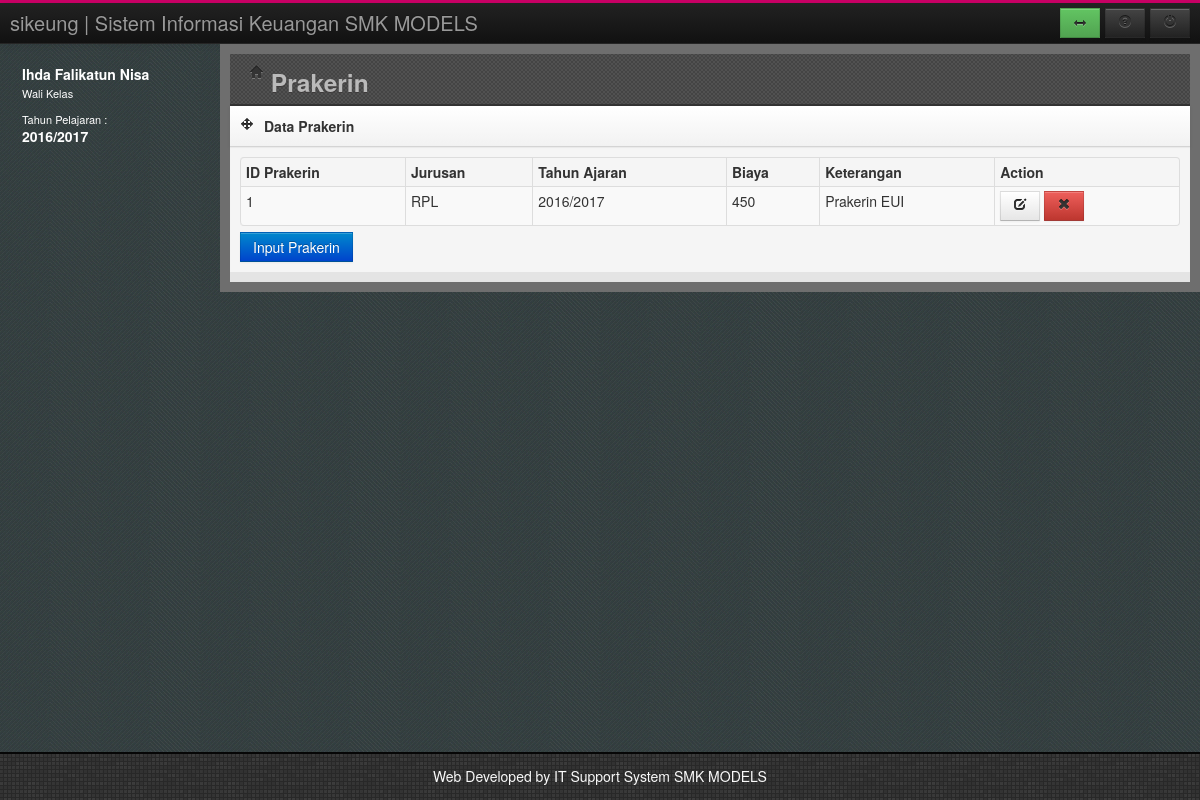
Screenshot of /index.php?page=prakerin (signed in) with the database file from the repository.
### tables this page shows
CREATE TABLE `tahunjar` (
  `TahunAkademik` varchar(20) NOT NULL,
  `Status` varchar(20) DEFAULT NULL,
  PRIMARY KEY (`TahunAkademik`)
);

CREATE TABLE `prakerin` (
  `kodeprakerin` int(11) NOT NULL AUTO_INCREMENT,
  `Kode_jur` int(11) DEFAULT NULL,
  `TahunAjaran` varchar(11) DEFAULT NULL,
  `Biaya` int(11) DEFAULT NULL,
  `Keterangan` varchar(50) DEFAULT NULL,
  PRIMARY KEY (`kodeprakerin`)
);

CREATE TABLE `jurusan` (
  `KODE_JUR` int(11) NOT NULL AUTO_INCREMENT,
  `NAMA_JUR` varchar(50) DEFAULT NULL,
  PRIMARY KEY (`KODE_JUR`)
);

### prakerin.php (the view, shortened to what this page needs)
<header class="head">
	<div class="main-bar">
		<h3><i class="icon-home"></i> Prakerin</h3>
	</div>
</header>
<div class="row-fluid">
	<div class="span12">
		<div class="box">
			<header>
				<div class="icons"><i class="icon-move"></i></div>
				<h5>Data Prakerin</h5>
			</header>
			<div id="collapse4" class="body">
				<table id="dataTable" class="table table-bordered table-condensed table-hover table-striped">
					<thead>
						<tr>
							<th>ID Prakerin</th>
                                                        <th>Jurusan</th>
							<th>Tahun Ajaran</th>
							<th>Biaya</th>
							<th>Keterangan</th>
							<th>Action</th>
						</tr>
					</thead>
					<tbody>
					<?php
					$sql = "SELECT a.kodeprakerin,b.NAMA_JUR,a.TahunAjaran,a.Biaya,a.Keterangan,b.KODE_JUR
                                        FROM prakerin a, jurusan b
                                        WHERE a.Kode_jur = b.KODE_JUR and tahunajaran='$TahunAktif'";
					$rw=mysql_query($sql);
					while($rs=mysql_fetch_array($rw))
					{
					?>
						<tr>
							<td><?php echo $rs[0]; ?></td>
							<td><?php echo $rs[1]; ?></td>
							<td><?php echo $rs[2]; ?></td>
                                                        <td><?php echo $rs[3]; ?></td>
							<td><?php echo $rs[4]; ?></td>
							<td>
								<a href="?page=addprakerin&act=1&id=<?php echo $rs[0]; ?>"><button class="btn edit"><i class="icon-edit"></i></button></a>
								<a href="hapusprakerin.php?id=<?php echo $rs[0]; ?>"><button class="btn btn-danger remove"><i class="icon-remove"></i></button></a>
							</td>
						</tr>
					<?php
					}
					?>
					</tbody>
				</table>
				<a href="?page=addprakerin&act=0">
					<input type="submit" value="Input Prakerin" class="btn btn-primary">
				</a>
			</div>
		</div>
	</div>
</div>

### usersesion.php
<div class="media user-media hidden-phone">
	<div class="media-body hidden-tablet">
		<h5 class="media-heading"><?php echo $LogNamaUser;?></h5>
		<ul class="unstyled user-info">
			<li><?php echo $LogHak;?><br/><br/></li>
			<li>Tahun Pelajaran : <br/>
				<h5 class="media-heading"><?php echo $TahunAktif ;?></h5>
			</li>
		</ul>
	</div>
</div>

### assets/css/style.css (style rules this page uses)
html, body { height: 100%; }
.head { height: 40px; padding-bottom: 10px; *zoom: 1; }
.head:before, .head:after { display: table; content: ""; line-height: 0; }
.head:after { clear: both; }
.head .main-bar { margin-left: 20px; position: relative; }
#left .user-media { color: #fff; padding: 20px 0 20px 10px; }
#left .user-media .media-body { float: left; margin-left: 12px; }
#left .user-media .media-body h5 { margin-bottom: 3px; }
#left .user-media .media-body .user-info li { line-height: 13px; font-size: 11px; }
.head { background-color: #444444; background-image: url("../img/bg.png"); background-repeat: repeat; border-bottom: 2px solid #333333; }
.head .main-bar h3 { color: #BABABA; line-height: 29px; text-shadow: 0 1px 0 rgba(51, 47, 47, 0.6); }
.box { margin-bottom: 10px; position: relative; width: 100%; }
.box header { background-color: #fafafa; background-image: -moz-linear-gradient(top, #ffffff, #f2f2f2); background-image: -webkit-gradient(linear, 0 0, 0 100%, from(#ffffff), to(#f2f2f2)); background-image: -webkit-linear-gradient(top, #ffffff, #f2f2f2); background-image: -o-linear-gradient(top, #ffffff, #f2f2f2); background-image: linear-gradient(to bottom, #ffffff, #f2f2f2); background-repeat: repeat-x; filter: progid:DXImageTransform.Microsoft.gradient(startColorstr='#ffffffff', endColorstr='#fff2f2f2', GradientType=0); border-bottom: 1px solid #d4d4d4; -webkit-box-shadow: 0 1px 4px rgba(0, 0, 0, 0.065); -moz-box-shadow: 0 1px 4px rgba(0, 0, 0, 0.065); box-shadow: 0 1px 4px rgba(0, 0, 0, 0.065); *zoom: 1; }
.box header:before, .box header:after { display: table; content: ""; line-height: 0; }
.box header:after { clear: both; }
.box header .icons, .box header h5 { float: left; margin: 0; }
.box header .icons { float: left; display: block; padding: 10px 5px 10px 10px; }
.box header h5 { margin: 10px 0 10px 5px; }
.box .body, .box .block { padding: 10px; background-color: #F5F5F5; -webkit-box-shadow: inset 0 1px 1px rgba(0, 0, 0, 0.05); -moz-box-shadow: inset 0 1px 1px rgba(0, 0, 0, 0.05); box-shadow: inset 0 1px 1px rgba(0, 0, 0, 0.05); }
.btn { -webkit-border-radius: 0; -moz-border-radius: 0; border-radius: 0; }

### assets/css/responsive-tables.css (style rules this page uses)
table th { font-weight: bold; }
table td, table th { padding: 9px 10px; text-align: left; }

### rows the page displays
tahunjar: TahunAkademik "2016/2017"
prakerin: kodeprakerin "1", Kode_jur.NAMA_JUR "RPL", TahunAjaran "2016/2017", Biaya "450", Keterangan "Prakerin EUI"

### other values shown
$LogNamaUser "Ihda Falikatun Nisa"
$LogHak "Wali Kelas"
